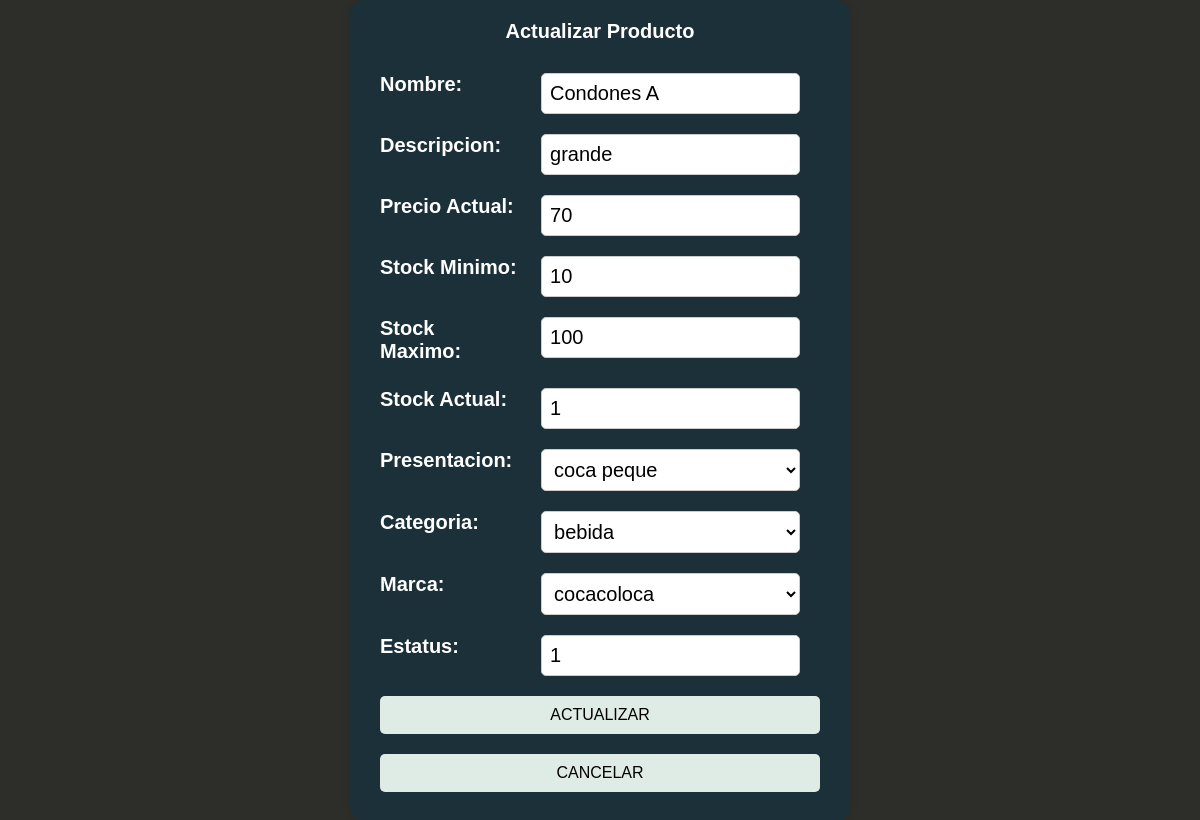
The page /modificar-Producto.php?id=1679 on the database its author committed.
### tables this page shows
CREATE TABLE `producto` (
  `clvProd` varchar(18) NOT NULL,
  `nombreProd` varchar(50) NOT NULL,
  `descripcionProd` varchar(255) NOT NULL,
  `precioAct` float NOT NULL,
  `stockMIn` int(11) NOT NULL,
  `stockMax` int(11) NOT NULL,
  `stockAct` int(11) NOT NULL,
  `idPresentacion` int(11) NOT NULL,
  `idCategoria` int(11) NOT NULL,
  `idMarca` int(11) NOT NULL,
  `estatus` int(1) NOT NULL DEFAULT 1
);

### modificar-Producto.php (the view, shortened to what this page needs)
<!DOCTYPE html>
<html lang="en">
<head>
    <link rel="stylesheet" href="estilos/Rproducto1.css">
</head>
<body>
<div class="contenedor">
    <h1>Actualizar Producto</h1>
    <?php
require("conexion/conexion.php");
$idProd = $_GET['id'];
$consulta = "SELECT * FROM producto WHERE clvProd='$idProd'";
$Presentacion = mysqli_query($conexion, $consulta);
$regPreod = mysqli_fetch_array($Presentacion);
?>
<form action="actualizar-prod.php" method="post">
    <table>
        <tr>
            <td><label>Nombre:</label></td>
            <td><input type="text" name="txtNombre" required value="<?php echo $regPreod[1] ?>"></td>
        </tr>
        <tr>
            <td><label>Descripcion:</label></td>
            <td><input type="text" name="txtDescripcion" required value="<?php echo $regPreod[2] ?>"></td>
        </tr>
        <tr>
            <td><label>Precio Actual:</label></td>
            <td><input type="text" name="txtPrecio" required value="<?php echo $regPreod[3] ?>"></td>
        </tr>
        <tr>
            <td><label>Stock Minimo:</label></td>
            <td><input type="text" name="txtStockMin" required value="<?php echo $regPreod[4] ?>"></td>
        </tr>
        <tr>
            <td><label>Stock Maximo:</label></td>
            <td><input type="text" name="txtStockMax" required value="<?php echo $regPreod[5] ?>"></td>
        </tr>
        <tr>
            <td><label>Stock Actual:</label></td>
            <td><input type="text" name="txtStockActual" required value="<?php echo $regPreod[6] ?>"></td>
        </tr>
        <tr>
            <td><label>Presentacion:</label></td>
            <td>
                <select name="selectPres">
                    <?php
                    include("conexion/conexion.php");
                    $sql = "SELECT * FROM presentacion";
                    $resultado = mysqli_query($conexion, $sql);
                    while ($mosPresentacion = mysqli_fetch_array($resultado)) {
                        $selected = ($mosPresentacion[0] == $regPreod[7]) ? "selected" : "";
                        echo '<option value="' . $mosPresentacion[0] . '" ' . $selected . '>' . $mosPresentacion['descripcionPres'] . '</option>';
                    }
                    ?>
                </select>
            </td>
        </tr>
        <tr>
            <td><label>Categoria:</label></td>
            <td>
                <select name="selectCategoria">
                    <?php
                    $sql = "SELECT * FROM categoria";
                    $resultado = mysqli_query($conexion, $sql);
                    while ($mosCategoria = mysqli_fetch_array($resultado)) {
                        $selected = ($mosCategoria[0] == $regPreod[8]) ? "selected" : "";
                        echo '<option value="' . $mosCategoria[0] . '" ' . $selected . '>' . $mosCategoria['descripcionCat'] . '</option>';
                    }
                    ?>
                </select>
            </td>
        </tr>
        <tr>
            <td><label>Marca:</label></td>
            <td>
                <select name="selecMarca">
                    <?php
                    $sql = "SELECT * FROM marca";
                    $resultado = mysqli_query($conexion, $sql);
                    while ($mosMarca = mysqli_fetch_array($resultado)) {
                        $selected = ($mosMarca[0] == $regPreod[9]) ? "selected" : "";
                        echo '<option value="' . $mosMarca[0] . '" ' . $selected . '>' . $mosMarca['descripcionmarca'] . '</option>';
                    }
                    ?>
                </select>
            </td>
        </tr>
         <tr>
            <td><label>Estatus:</label></td>
            <td><input type="text" name="txtEstatus" required value="<?php echo $regPreod[10] ?>"></td>
        </tr>
        <tr>
            <td colspan="2">
                <button type="submit">ACTUALIZAR</button>
            </td>
        </tr>
        <tr>
            <td colspan="2">
            <a href="Consulta-Productos.php"><button type="button">CANCELAR</button></a>
            </td>
        </tr>
    </table>
</form>
</div>
</body>
</html>

### estilos/Rproducto1.css (style rules this page uses)
* { box-sizing: border-box; margin: 0; padding: 0; font-family: 'Nunito', sans-serif; font-size: 20px; }
body { background-color: #2D2D29; min-width: 400px; }
.contenedor { background-color: #1b3039; margin: auto; padding: 20px; width: 500px; border-radius: 15px; box-shadow: 0 0 10px rgba(0, 0, 0, 0.1); }
h1 { text-align: center; margin-bottom: 20px; font-family: Arial, sans-serif; color: white; }
form { width: 100%; }
table { width: 100%; border-collapse: collapse; }
td { padding: 10px; vertical-align: top; }
label { display: inline-block; margin-bottom: 5px; font-weight: bold; color: white; }
input[type="text"], select { width: calc(100% - 20px); padding: 8px; border: 1px solid #ccc; border-radius: 5px; background-color: #fff; box-sizing: border-box; }
button { width: 100%; padding: 10px; border: none; border-radius: 5px; background-color: #DFECE6; color: black; font-size: 16px; cursor: pointer; }

### rows shown on the page
producto: txtNombre "Condones A", txtDescripcion "grande", txtPrecio "70", txtStockMin "10", txtStockMax "100", txtStockActual "1", txtEstatus "1"

### other values the page prints
form field selectPres "coca peque"
form field selectCategoria "bebida"
form field selecMarca "cocacoloca"
